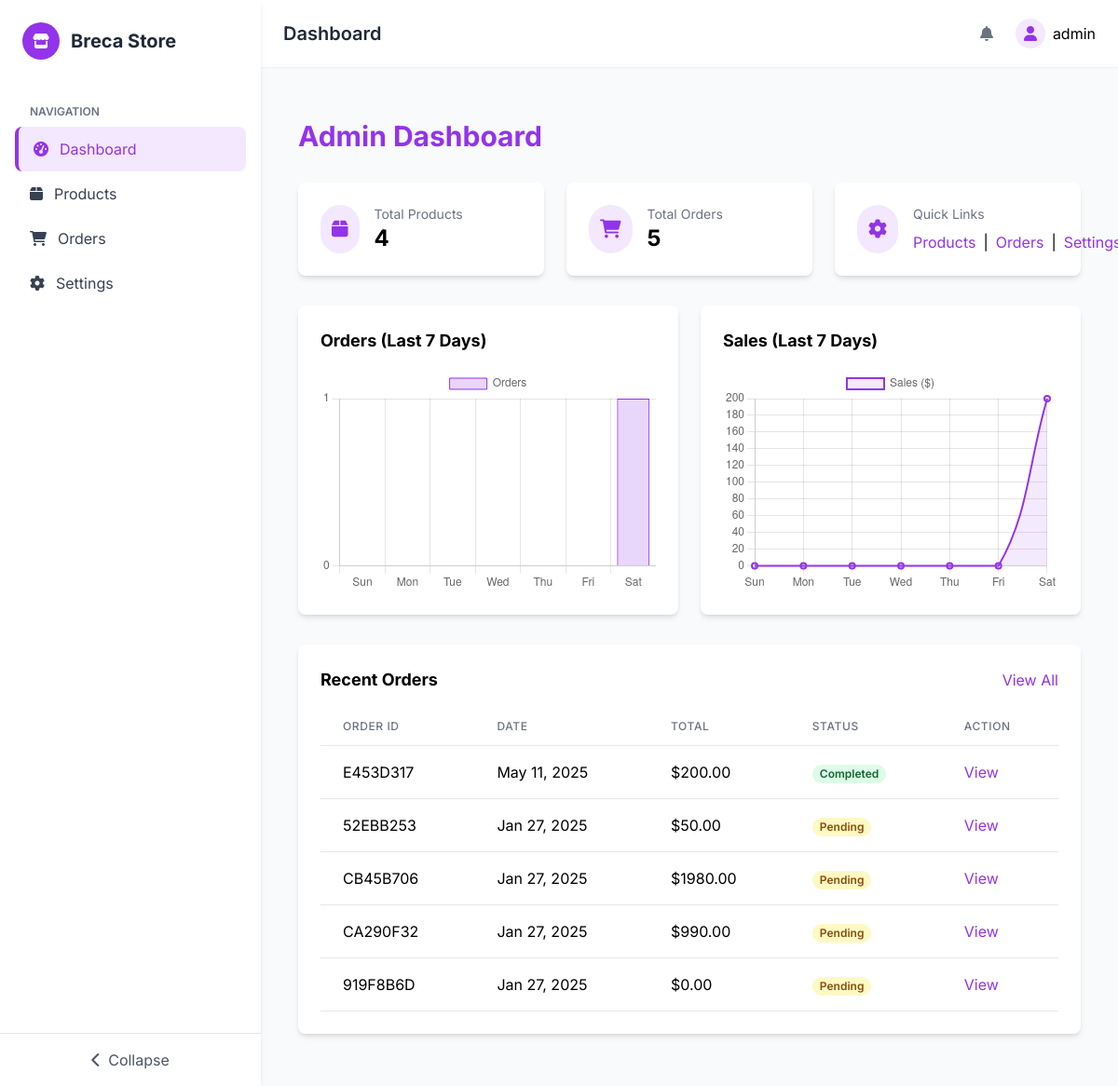
Page /admin-panel/ (signed in) on the committed database.
### store/models.py (models this page shows, shortened)
class StoreSettings(models.Model):
    store_name = models.CharField(max_length=100)
    email = models.EmailField()
    address = models.TextField()
    phone = models.CharField(max_length=20)
    whatsapp = models.CharField(max_length=20)
    instagram = models.URLField(blank=True)
    facebook = models.URLField(blank=True)
    twitter = models.URLField(blank=True)
    logo = models.ImageField(upload_to='store/logos/', blank=True)
    class Meta:
        verbose_name = 'Store Settings'
        verbose_name_plural = 'Store Settings'

class Order(models.Model):
    STATUS_CHOICES = (
        ('pending', 'Pending'),
        ('processing', 'Processing'),
        ('completed', 'Completed'),
        ('cancelled', 'Cancelled'),
    )
    order_id = models.CharField(max_length=50, unique=True)
    items = models.JSONField()
    total = models.DecimalField(max_digits=10, decimal_places=2)
    receipt = models.ImageField(upload_to='receipts/')
    status = models.CharField(max_length=20, choices=STATUS_CHOICES, default='pending')
    created_at = models.DateTimeField(auto_now_add=True)

### store/views.py (the view)
# urls.py: path('admin-panel/', views.admin_dashboard, name='admin_dashboard'),
@login_required
@user_passes_test(is_admin)
def admin_dashboard(request):
    total_products = Product.objects.count()
    total_orders = Order.objects.count()
    recent_orders = Order.objects.order_by('-created_at')[:5]
    today = datetime.now().date()
    last_week = today - timedelta(days=7)
    daily_orders = Order.objects.filter(
        created_at__date__gte=last_week
    ).extra(
        select={'day': "DATE(created_at)"}
    ).values('day').annotate(
        count=Count('id'),
        total_sales=Sum('total')
    ).order_by('day')
    days = [(today - timedelta(days=i)).strftime('%a') for i in range(7, 0, -1)]
    order_counts = [0] * 7
    sales_data = [0] * 7
    for entry in daily_orders:
        day_str = entry['day']
        try:
            day = datetime.strptime(day_str, '%Y-%m-%d').date()
        except ValueError:
            print(f"Unexpected date format: {day_str}")
            continue  # Skip this entry or handle it differently
        day_index = 6 - (today - day).days
        if 0 <= day_index < 7:
            order_counts[day_index] = entry['count']
            sales_data[day_index] = float(entry['total_sales'])
    return render(request, 'store/admin/dashboard.html', {
        'total_products': total_products,
        'total_orders': total_orders,
        'recent_orders': recent_orders,
        'days': json.dumps(days),
        'order_counts': json.dumps(order_counts),
        'sales_data': json.dumps(sales_data),
    })

### store/context_processors.py (called while the page is built)
def store_settings(request):
    settings = StoreSettings.objects.first()
    return {'store_settings': settings}

### store/views.py (called while the page is built)
def is_admin(user):
    return user.is_staff

### store/templates/store/admin/dashboard.html (shortened to what this page needs)
{% extends 'store/admin/base.html' %}
{% block content %}
<div class="container mx-auto px-4 py-8">
    <h1 class="text-3xl font-bold mb-8 text-[#9333EA]">Admin Dashboard</h1>
    <div class="grid grid-cols-1 md:grid-cols-3 gap-6 mb-8">
        <div class="bg-white rounded-lg shadow-md p-6">
            <div class="flex items-center">
                <div class="bg-purple-100 p-3 rounded-full">
                    <i class="fas fa-box text-purple-600 text-xl"></i>
                </div>
                <div class="ml-4">
                    <h3 class="text-gray-500 text-sm">Total Products</h3>
                    <p class="text-2xl font-bold">{{ total_products }}</p>
                </div>
            </div>
        </div>
        <div class="bg-white rounded-lg shadow-md p-6">
            <div class="flex items-center">
                <div class="bg-purple-100 p-3 rounded-full">
                    <i class="fas fa-shopping-cart text-purple-600 text-xl"></i>
                </div>
                <div class="ml-4">
                    <h3 class="text-gray-500 text-sm">Total Orders</h3>
                    <p class="text-2xl font-bold">{{ total_orders }}</p>
                </div>
            </div>
        </div>
        <div class="bg-white rounded-lg shadow-md p-6">
            <div class="flex items-center">
                <div class="bg-purple-100 p-3 rounded-full">
                    <i class="fas fa-cog text-purple-600 text-xl"></i>
                </div>
                <div class="ml-4">
                    <h3 class="text-gray-500 text-sm">Quick Links</h3>
                    <div class="flex space-x-2 mt-2">
                        <a href="{% url 'admin_products' %}" class="text-purple-600 hover:text-purple-800">Products</a>
                        <span>|</span>
                        <a href="{% url 'admin_orders' %}" class="text-purple-600 hover:text-purple-800">Orders</a>
                        <span>|</span>
                        <a href="{% url 'admin_settings' %}" class="text-purple-600 hover:text-purple-800">Settings</a>
                    </div>
                </div>
            </div>
        </div>
    </div>
    <div class="grid grid-cols-1 lg:grid-cols-2 gap-6 mb-8">
        <div class="bg-white rounded-lg shadow-md p-6">
            <h3 class="text-lg font-bold mb-4">Orders (Last 7 Days)</h3>
            <canvas id="ordersChart" height="200"></canvas>
        </div>
        <div class="bg-white rounded-lg shadow-md p-6">
            <h3 class="text-lg font-bold mb-4">Sales (Last 7 Days)</h3>
            <canvas id="salesChart" height="200"></canvas>
        </div>
    </div>
    <div class="bg-white rounded-lg shadow-md p-6">
        <div class="flex justify-between items-center mb-4">
            <h3 class="text-lg font-bold">Recent Orders</h3>
            <a href="{% url 'admin_orders' %}" class="text-purple-600 hover:text-purple-800">View All</a>
        </div>
        <div class="overflow-x-auto">
            <table class="min-w-full divide-y divide-gray-200">
                <thead>
                    <tr>
                        <th class="px-6 py-3 text-left text-xs font-medium text-gray-500 uppercase tracking-wider">Order ID</th>
                        <th class="px-6 py-3 text-left text-xs font-medium text-gray-500 uppercase tracking-wider">Date</th>
                        <th class="px-6 py-3 text-left text-xs font-medium text-gray-500 uppercase tracking-wider">Total</th>
                        <th class="px-6 py-3 text-left text-xs font-medium text-gray-500 uppercase tracking-wider">Status</th>
                        <th class="px-6 py-3 text-left text-xs font-medium text-gray-500 uppercase tracking-wider">Action</th>
                    </tr>
                </thead>
                <tbody class="bg-white divide-y divide-gray-200">
                    {% for order in recent_orders %}
                    <tr>
                        <td class="px-6 py-4 whitespace-nowrap">{{ order.order_id }}</td>
                        <td class="px-6 py-4 whitespace-nowrap">{{ order.created_at|date:"M d, Y" }}</td>
                        <td class="px-6 py-4 whitespace-nowrap">${{ order.total }}</td>
                        <td class="px-6 py-4 whitespace-nowrap">
                            <span class="px-2 inline-flex text-xs leading-5 font-semibold rounded-full
                                {% if order.status == 'pending' %}bg-yellow-100 text-yellow-800
                                {% elif order.status == 'processing' %}bg-blue-100 text-blue-800
                                {% elif order.status == 'completed' %}bg-green-100 text-green-800
                                {% else %}bg-red-100 text-red-800{% endif %}">
                                {{ order.status|title }}
                            </span>
                        </td>
                        <td class="px-6 py-4 whitespace-nowrap">
                            <a href="{% url 'admin_order_detail' order.order_id %}" class="text-purple-600 hover:text-purple-900">View</a>
                        </td>
                    </tr>
                    {% empty %}
                    <tr>
                        <td colspan="5" class="px-6 py-4 text-center text-gray-500">No orders yet</td>
                    </tr>
                    {% endfor %}
                </tbody>
            </table>
        </div>
    </div>
</div>
{% endblock %}
{% block extra_js %}
<script>
    // Orders Chart
    const ordersCtx = document.getElementById('ordersChart').getContext('2d');
    const ordersChart = new Chart(ordersCtx, {
        type: 'bar',
        data: {
            labels: {{ days|safe }},
            datasets: [{
                label: 'Orders',
                data: {{ order_counts|safe }},
                backgroundColor: 'rgba(147, 51, 234, 0.2)',
                borderColor: 'rgba(147, 51, 234, 1)',
                borderWidth: 1
            }]
        },
        options: {
            scales: {
                y: {
                    beginAtZero: true,
                    ticks: {
                        precision: 0
                    }
                }
            }
        }
    });
    // Sales Chart
    const salesCtx = document.getElementById('salesChart').getContext('2d');
    const salesChart = new Chart(salesCtx, {
        type: 'line',
        data: {
            labels: {{ days|safe }},
            datasets: [{
                label: 'Sales ($)',
                data: {{ sales_data|safe }},
                backgroundColor: 'rgba(147, 51, 234, 0.1)',
                borderColor: 'rgba(147, 51, 234, 1)',
                borderWidth: 2,
                fill: true,
                tension: 0.4
            }]
        },
        options: {
            scales: {
                y: {
                    beginAtZero: true
                }
            }
        }
    });
</script>
{% endblock %}

### store/templates/store/admin/base.html (shortened to what this page needs)
{% load static %}
<!DOCTYPE html>
<html lang="en">
<head>
    <script src="https://cdn.tailwindcss.com"></script>
    <link rel="stylesheet" href="https://cdnjs.cloudflare.com/ajax/libs/font-awesome/6.0.0/css/all.min.css">
</head>
<body class="bg-gray-50">
    <div id="sidebar" class="sidebar fixed h-full bg-white shadow-md z-30">
        <div class="p-6 flex items-center">
            <div class="w-10 h-10 rounded-full bg-purple-600 flex items-center justify-center text-white">
                <i class="fas fa-store"></i>
            </div>
            <span class="logo-text ml-3 text-xl font-bold text-gray-800">{{ store_settings.store_name }}</span>
        </div>
        <div class="px-4 py-6">
            <div class="text-xs uppercase text-gray-500 font-semibold mb-2 px-4">Navigation</div>
            <ul>
                <li>
                    <a href="{% url 'admin_dashboard' %}" class="nav-item flex items-center px-4 py-3 text-gray-700 rounded-lg {% if request.path == '/admin-panel/' %}active{% endif %}">
                        <i class="fas fa-tachometer-alt"></i>
                        <span class="nav-text ml-3">Dashboard</span>
                    </a>
                </li>
                <li>
                    <a href="{% url 'admin_products' %}" class="nav-item flex items-center px-4 py-3 text-gray-700 rounded-lg {% if '/admin-panel/products/' in request.path %}active{% endif %}">
                        <i class="fas fa-box"></i>
                        <span class="nav-text ml-3">Products</span>
                    </a>
                </li>
                <li>
                    <a href="{% url 'admin_orders' %}" class="nav-item flex items-center px-4 py-3 text-gray-700 rounded-lg {% if '/admin-panel/orders/' in request.path %}active{% endif %}">
                        <i class="fas fa-shopping-cart"></i>
                        <span class="nav-text ml-3">Orders</span>
                    </a>
                </li>
                <li>
                    <a href="{% url 'admin_settings' %}" class="nav-item flex items-center px-4 py-3 text-gray-700 rounded-lg {% if '/admin-panel/settings/' in request.path %}active{% endif %}">
                        <i class="fas fa-cog"></i>
                        <span class="nav-text ml-3">Settings</span>
                    </a>
                </li>
            </ul>
        </div>
        <div class="absolute bottom-0 left-0 right-0 p-4 border-t border-gray-200">
            <button id="toggleSidebar" class="w-full flex items-center justify-center text-gray-600 hover:text-purple-600">
                <i class="fas fa-chevron-left"></i>
                <span class="nav-text ml-2">Collapse</span>
            </button>
        </div>
    </div>
    <div id="contentArea" class="content-area min-h-screen">
        <header class="bg-white shadow-sm">
            <div class="flex justify-between items-center px-6 py-4">
                <div class="flex items-center">
                    <h1 class="text-xl font-semibold text-gray-800">{% block page_title %}Dashboard{% endblock %}</h1>
                </div>
                <div class="flex items-center space-x-4">
                    <div class="relative">
                        <button id="notificationsBtn" class="p-2 text-gray-500 hover:text-purple-600 relative">
                            <i class="fas fa-bell"></i>
                        </button>
                    </div>
                    <div class="relative">
                        <button id="userMenuBtn" class="flex items-center space-x-2">
                            <div class="w-8 h-8 rounded-full bg-purple-100 flex items-center justify-center text-purple-600">
                                <i class="fas fa-user"></i>
                            </div>
                            <span class="hidden md:inline">{{ request.user.username }}</span>
                        </button>
                    </div>
                </div>
            </div>
        </header>
        <main class="p-6">
            {% block content %}{% endblock %}
        </main>
    </div>
    {% block extra_js %}{% endblock %}
</body>
</html>

### store/templates/store/admin/base.html (style rules this page uses)
:root { --primary-purple: #9333EA; --light-purple: #F3E8FF; --dark-purple: #6B21A8; }
body { font-family: 'Inter', sans-serif; background-color: #f9fafb; }
.sidebar { width: 280px; transition: all 0.3s ease; }
.content-area { margin-left: 280px; transition: all 0.3s ease; }
.nav-item.active { background-color: var(--light-purple); color: var(--primary-purple); border-left: 4px solid var(--primary-purple); }
table { min-width: 100%; }
th { font-weight: 600; text-transform: uppercase; font-size: 0.75rem; letter-spacing: 0.05em; color: #6B7280; }
td, th { padding: 0.75rem 1.5rem; text-align: left; border-bottom: 1px solid #E5E7EB; }

### rows in the picture
StoreSettings: store_name "Breca Store"
Order: order_id "E453D317", created_at "May 11, 2025", total "200.00", status "Completed"
Order: order_id "52EBB253", created_at "Jan 27, 2025", total "50.00", status "Pending"
Order: order_id "CB45B706", created_at "Jan 27, 2025", total "1980.00", status "Pending"
Order: order_id "CA290F32", created_at "Jan 27, 2025", total "990.00", status "Pending"
Order: order_id "919F8B6D", created_at "Jan 27, 2025", total "0.00", status "Pending"

### other values in the picture
{{ request.user.username }} "admin"
{{ total_products }} "4"
{{ total_orders }} "5"
chart data {{ order_counts|safe }} [0, 0, 0, 0, 0, 0, 1]
chart data {{ sales_data|safe }} [0, 0, 0, 0, 0, 0, 200.0]
